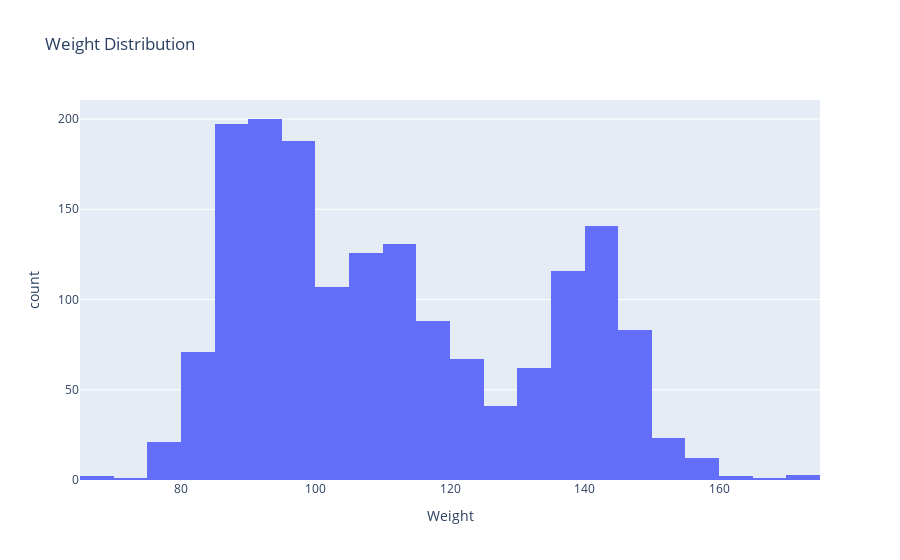

The code cell stored with this chart in its notebook:
### Code cell
# 创建直方图统计体重
fig_weight = px.histogram(players_data, x='weight', title='Weight Distribution')
fig_weight.update_xaxes(title='Weight')
fig_weight.show()

### Figure 1 — Plotly figure (JSON) as saved in the notebook; plotly's stock layout.template omitted (floating-point values rounded to 4 significant figures; data arrays with more than 128 entries replaced by an {"elided": "..."} marker saying what was removed)
{"data": [{"alignmentgroup": "True", "bingroup": "x", "hovertemplate": "weight=%{x}<br>count=%{y}<extra></extra>", "legendgroup": "", "marker": {"color": "#636efa", "pattern": {"shape": ""}}, "name": "", "offsetgroup": "", "orientation": "v", "showlegend": false, "type": "histogram", "x": {"elided": "1683 float values"}, "xaxis": "x", "yaxis": "y"}], "layout": {"barmode": "relative", "legend": {"tracegroupgap": 0}, "title": {"text": "Weight Distribution"}, "xaxis": {"anchor": "y", "domain": [0, 1], "title": {"text": "Weight"}}, "yaxis": {"anchor": "x", "domain": [0, 1], "title": {"text": "count"}}}}
